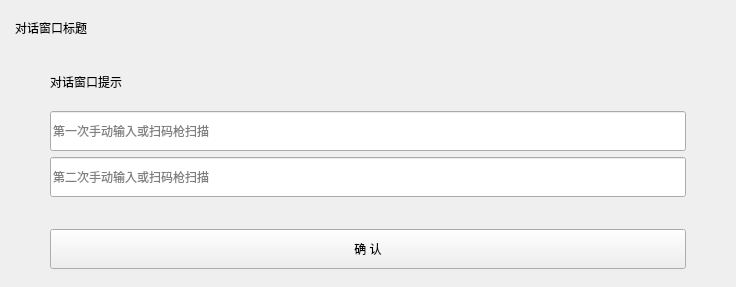
<?xml version="1.0" encoding="UTF-8"?>
<ui version="4.0">
 <class>InputBox</class>
 <widget class="QDialog" name="InputBox">
  <property name="geometry">
   <rect>
    <x>0</x>
    <y>0</y>
    <width>736</width>
    <height>287</height>
   </rect>
  </property>
  <property name="windowTitle">
   <string>Dialog</string>
  </property>
  <layout class="QVBoxLayout" name="verticalLayout">
   <property name="spacing">
    <number>0</number>
   </property>
   <property name="leftMargin">
    <number>0</number>
   </property>
   <property name="topMargin">
    <number>0</number>
   </property>
   <property name="rightMargin">
    <number>0</number>
   </property>
   <property name="bottomMargin">
    <number>0</number>
   </property>
   <item>
    <widget class="QWidget" name="widget" native="true">
     <property name="XUIStyleClass" stdset="0">
      <string>Body</string>
     </property>
     <layout class="QVBoxLayout" name="verticalLayout_2">
      <property name="spacing">
       <number>0</number>
      </property>
      <property name="leftMargin">
       <number>0</number>
      </property>
      <property name="topMargin">
       <number>0</number>
      </property>
      <property name="rightMargin">
       <number>0</number>
      </property>
      <property name="bottomMargin">
       <number>0</number>
      </property>
      <item>
       <widget class="QWidget" name="TitleBar" native="true">
        <property name="minimumSize">
         <size>
          <width>0</width>
          <height>55</height>
         </size>
        </property>
        <property name="maximumSize">
         <size>
          <width>16777215</width>
          <height>55</height>
         </size>
        </property>
        <property name="XUIStyleClass" stdset="0">
         <string>TitleBar</string>
        </property>
        <layout class="QHBoxLayout" name="horizontalLayout">
         <property name="spacing">
          <number>5</number>
         </property>
         <property name="leftMargin">
          <number>15</number>
         </property>
         <property name="topMargin">
          <number>0</number>
         </property>
         <property name="rightMargin">
          <number>5</number>
         </property>
         <property name="bottomMargin">
          <number>0</number>
         </property>
         <item>
          <widget class="QLabel" name="Title">
           <property name="text">
            <string>对话窗口标题</string>
           </property>
          </widget>
         </item>
        </layout>
       </widget>
      </item>
      <item>
       <widget class="QWidget" name="widget_2" native="true">
        <layout class="QVBoxLayout" name="verticalLayout_3">
         <property name="leftMargin">
          <number>50</number>
         </property>
         <property name="rightMargin">
          <number>50</number>
         </property>
         <item>
          <widget class="QLabel" name="LBHint">
           <property name="minimumSize">
            <size>
             <width>0</width>
             <height>35</height>
            </size>
           </property>
           <property name="maximumSize">
            <size>
             <width>16777215</width>
             <height>35</height>
            </size>
           </property>
           <property name="text">
            <string>对话窗口提示</string>
           </property>
          </widget>
         </item>
         <item>
          <spacer name="verticalSpacer_3">
           <property name="orientation">
            <enum>Qt::Vertical</enum>
           </property>
           <property name="sizeHint" stdset="0">
            <size>
             <width>20</width>
             <height>22</height>
            </size>
           </property>
          </spacer>
         </item>
         <item>
          <widget class="QLineEdit" name="LEText">
           <property name="minimumSize">
            <size>
             <width>0</width>
             <height>40</height>
            </size>
           </property>
           <property name="maximumSize">
            <size>
             <width>16777215</width>
             <height>40</height>
            </size>
           </property>
           <property name="placeholderText">
            <string>第一次手动输入或扫码枪扫描</string>
           </property>
           <property name="XUIError" stdset="0">
            <bool>false</bool>
           </property>
          </widget>
         </item>
         <item>
          <widget class="QLineEdit" name="LEText_2">
           <property name="minimumSize">
            <size>
             <width>0</width>
             <height>40</height>
            </size>
           </property>
           <property name="maximumSize">
            <size>
             <width>16777215</width>
             <height>40</height>
            </size>
           </property>
           <property name="placeholderText">
            <string>第二次手动输入或扫码枪扫描</string>
           </property>
           <property name="XUIError" stdset="0">
            <bool>false</bool>
           </property>
          </widget>
         </item>
         <item>
          <spacer name="verticalSpacer">
           <property name="orientation">
            <enum>Qt::Vertical</enum>
           </property>
           <property name="sizeHint" stdset="0">
            <size>
             <width>20</width>
             <height>22</height>
            </size>
           </property>
          </spacer>
         </item>
        </layout>
       </widget>
      </item>
      <item>
       <widget class="QWidget" name="widget_3" native="true">
        <property name="minimumSize">
         <size>
          <width>0</width>
          <height>75</height>
         </size>
        </property>
        <property name="maximumSize">
         <size>
          <width>16777215</width>
          <height>75</height>
         </size>
        </property>
        <property name="XUIStyleClass" stdset="0">
         <string>TitleBar</string>
        </property>
        <layout class="QHBoxLayout" name="ToolBox">
         <property name="spacing">
          <number>10</number>
         </property>
         <property name="leftMargin">
          <number>0</number>
         </property>
         <property name="topMargin">
          <number>0</number>
         </property>
         <property name="rightMargin">
          <number>0</number>
         </property>
         <property name="bottomMargin">
          <number>0</number>
         </property>
         <item>
          <widget class="QPushButton" name="BtnAffirm">
           <property name="minimumSize">
            <size>
             <width>636</width>
             <height>40</height>
            </size>
           </property>
           <property name="maximumSize">
            <size>
             <width>636</width>
             <height>40</height>
            </size>
           </property>
           <property name="focusPolicy">
            <enum>Qt::NoFocus</enum>
           </property>
           <property name="text">
            <string>确 认</string>
           </property>
           <property name="XUIBtn" stdset="0">
            <string>MsgBtnAffirm</string>
           </property>
          </widget>
         </item>
        </layout>
       </widget>
      </item>
     </layout>
    </widget>
   </item>
  </layout>
 </widget>
 <tabstops>
  <tabstop>LEText</tabstop>
  <tabstop>LEText_2</tabstop>
  <tabstop>BtnAffirm</tabstop>
 </tabstops>
 <resources/>
 <connections/>
</ui>
